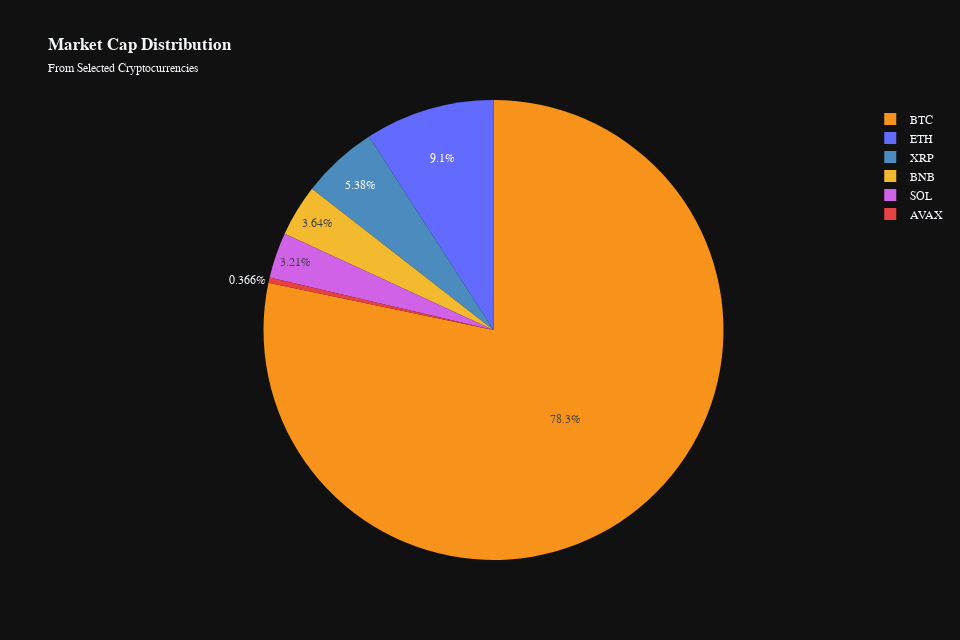

Notebook source saved alongside this figure:
### Code cell
# 5. Market Dominance (Pie Chart)
fig5 = px.pie(
    tokenomics_df,
    values='market_cap',
    names='symbol',
    title='<b>Market Cap Distribution</b>',
    subtitle='From Selected Cryptocurrencies',
    color='symbol',
    color_discrete_map={
        'BTC': '#F7931A',  # Bitcoin Orange
        'ETH': '#636BFF',  # Ethereum Blue
        'BNB': '#F3BA2F',  # Binance Yellow
        'SOL': '#CF62E7',   # Solana Pink
        'XRP': '#4B8BBE',  # XRP Blue
        'AVAX': '#E84142'  # Avalanche Red
    },
)

# Customize the layout
fig5.update_layout(
    template='plotly_dark',
    hovermode='x unified',
    font_family="IBM Plex Sans",
    legend=dict(
        yanchor="top",
        y=0.99,
        xanchor="left",
        x=1.05
    ),
    height=800/1.25,  # Adjust height
    width=1200/1.25,  # Adjust width
)

# Show the plot
fig5.show(config={
    'displayModeBar': True,
    'displaylogo': False,
    'modeBarButtonsToAdd': ['fullscreen']
})

### Figure 1 — Plotly figure (JSON) as saved in the notebook; plotly's stock layout.template omitted (floating-point values rounded to 4 significant figures)
{"data": [{"customdata": [["BTC"], ["ETH"], ["BNB"], ["SOL"], ["XRP"], ["AVAX"]], "domain": {"x": [0, 1], "y": [0, 1]}, "hovertemplate": "symbol=%{customdata[0]}<br>market_cap=%{value}<extra></extra>", "labels": ["BTC", "ETH", "BNB", "SOL", "XRP", "AVAX"], "legendgroup": "", "marker": {"colors": ["#F7931A", "#636BFF", "#F3BA2F", "#CF62E7", "#4B8BBE", "#E84142"]}, "name": "", "showlegend": true, "type": "pie", "values": [1883058663090, 218888791817, 87624704464, 77226861831, 129302319760, 8810155605]}], "layout": {"font": {"family": "IBM Plex Sans"}, "height": 640, "hovermode": "x unified", "legend": {"tracegroupgap": 0, "x": 1.05, "xanchor": "left", "y": 0.99, "yanchor": "top"}, "title": {"subtitle": {"text": "From Selected Cryptocurrencies"}, "text": "<b>Market Cap Distribution</b>"}, "width": 960}}
